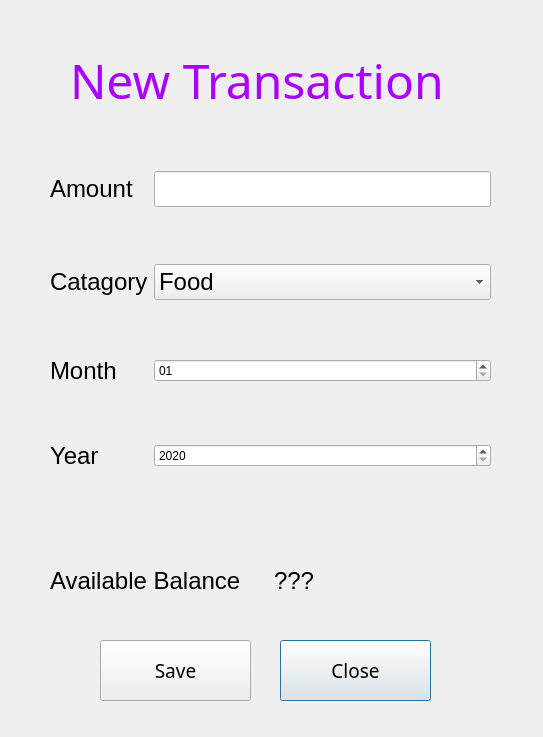
<?xml version="1.0" encoding="UTF-8"?>
<ui version="4.0">
 <class>AddTransaction</class>
 <widget class="QDialog" name="AddTransaction">
  <property name="geometry">
   <rect>
    <x>0</x>
    <y>0</y>
    <width>543</width>
    <height>737</height>
   </rect>
  </property>
  <property name="windowTitle">
   <string>Dialog</string>
  </property>
  <widget class="QPushButton" name="btnCloseTransaction">
   <property name="geometry">
    <rect>
     <x>280</x>
     <y>640</y>
     <width>151</width>
     <height>61</height>
    </rect>
   </property>
   <property name="font">
    <font>
     <family>Nirmala UI Semilight</family>
     <pointsize>14</pointsize>
    </font>
   </property>
   <property name="text">
    <string>Close</string>
   </property>
  </widget>
  <widget class="QWidget" name="layoutWidget">
   <property name="geometry">
    <rect>
     <x>50</x>
     <y>120</y>
     <width>441</width>
     <height>401</height>
    </rect>
   </property>
   <layout class="QGridLayout" name="gridLayoutTransaction">
    <item row="0" column="1">
     <widget class="QLineEdit" name="txtAmountTransaction">
      <property name="font">
       <font>
        <pointsize>18</pointsize>
       </font>
      </property>
      <property name="maxLength">
       <number>20</number>
      </property>
     </widget>
    </item>
    <item row="1" column="1">
     <widget class="QComboBox" name="cmbboxCatagory">
      <property name="font">
       <font>
        <pointsize>18</pointsize>
       </font>
      </property>
      <property name="maxCount">
       <number>50</number>
      </property>
      <item>
       <property name="text">
        <string>Food</string>
       </property>
      </item>
      <item>
       <property name="text">
        <string>Transport</string>
       </property>
      </item>
      <item>
       <property name="text">
        <string>Entertainment</string>
       </property>
      </item>
      <item>
       <property name="text">
        <string>Shopping</string>
       </property>
      </item>
      <item>
       <property name="text">
        <string>Education</string>
       </property>
      </item>
      <item>
       <property name="text">
        <string>Health</string>
       </property>
      </item>
      <item>
       <property name="text">
        <string>Other</string>
       </property>
      </item>
     </widget>
    </item>
    <item row="3" column="1">
     <widget class="QDateEdit" name="dateYearTransaction">
      <property name="styleSheet">
       <string notr="true">font: 18pt &quot;Segoe UI&quot;;</string>
      </property>
      <property name="dateTime">
       <datetime>
        <hour>0</hour>
        <minute>0</minute>
        <second>0</second>
        <year>2020</year>
        <month>1</month>
        <day>1</day>
       </datetime>
      </property>
      <property name="minimumDateTime">
       <datetime>
        <hour>0</hour>
        <minute>0</minute>
        <second>0</second>
        <year>2020</year>
        <month>1</month>
        <day>1</day>
       </datetime>
      </property>
      <property name="maximumDate">
       <date>
        <year>2100</year>
        <month>12</month>
        <day>31</day>
       </date>
      </property>
      <property name="minimumDate">
       <date>
        <year>2020</year>
        <month>1</month>
        <day>1</day>
       </date>
      </property>
      <property name="displayFormat">
       <string>yyyy</string>
      </property>
     </widget>
    </item>
    <item row="2" column="1">
     <widget class="QDateEdit" name="dateMonthTransaction">
      <property name="styleSheet">
       <string notr="true">font: 18pt &quot;Segoe UI&quot;;</string>
      </property>
      <property name="maximumDate">
       <date>
        <year>2100</year>
        <month>12</month>
        <day>31</day>
       </date>
      </property>
      <property name="minimumDate">
       <date>
        <year>2020</year>
        <month>1</month>
        <day>1</day>
       </date>
      </property>
      <property name="displayFormat">
       <string>MM</string>
      </property>
      <property name="calendarPopup">
       <bool>false</bool>
      </property>
     </widget>
    </item>
    <item row="3" column="0">
     <widget class="QLabel" name="lblYear">
      <property name="font">
       <font>
        <pointsize>18</pointsize>
       </font>
      </property>
      <property name="text">
       <string>Year</string>
      </property>
     </widget>
    </item>
    <item row="0" column="0">
     <widget class="QLabel" name="lblAmountTransaction">
      <property name="font">
       <font>
        <pointsize>18</pointsize>
       </font>
      </property>
      <property name="text">
       <string>Amount</string>
      </property>
     </widget>
    </item>
    <item row="1" column="0">
     <widget class="QLabel" name="lblCatagory">
      <property name="font">
       <font>
        <pointsize>18</pointsize>
       </font>
      </property>
      <property name="text">
       <string>Catagory</string>
      </property>
     </widget>
    </item>
    <item row="2" column="0">
     <widget class="QLabel" name="lblMonth">
      <property name="font">
       <font>
        <pointsize>18</pointsize>
       </font>
      </property>
      <property name="text">
       <string>Month</string>
      </property>
     </widget>
    </item>
   </layout>
  </widget>
  <widget class="QLabel" name="lblNewTransaction">
   <property name="geometry">
    <rect>
     <x>70</x>
     <y>40</y>
     <width>401</width>
     <height>81</height>
    </rect>
   </property>
   <property name="font">
    <font>
     <family>MV Boli</family>
     <pointsize>36</pointsize>
     <italic>false</italic>
     <bold>false</bold>
    </font>
   </property>
   <property name="styleSheet">
    <string notr="true">
font: 36pt &quot;MV Boli&quot;;
color:rgb(170, 0, 255)

</string>
   </property>
   <property name="text">
    <string>New Transaction </string>
   </property>
  </widget>
  <widget class="QPushButton" name="btnSaveTransaction">
   <property name="geometry">
    <rect>
     <x>100</x>
     <y>640</y>
     <width>151</width>
     <height>61</height>
    </rect>
   </property>
   <property name="font">
    <font>
     <family>Nirmala UI Semilight</family>
     <pointsize>14</pointsize>
    </font>
   </property>
   <property name="text">
    <string>Save</string>
   </property>
  </widget>
  <widget class="QWidget" name="layoutWidget">
   <property name="geometry">
    <rect>
     <x>50</x>
     <y>550</y>
     <width>441</width>
     <height>61</height>
    </rect>
   </property>
   <layout class="QGridLayout" name="gridLayout">
    <item row="0" column="0">
     <widget class="QLabel" name="lblTotalAmountBudgetHave">
      <property name="font">
       <font>
        <pointsize>18</pointsize>
       </font>
      </property>
      <property name="text">
       <string>Available Balance</string>
      </property>
     </widget>
    </item>
    <item row="0" column="1">
     <widget class="QLabel" name="lblTotalAmountBudget">
      <property name="font">
       <font>
        <pointsize>18</pointsize>
       </font>
      </property>
      <property name="text">
       <string>???</string>
      </property>
     </widget>
    </item>
   </layout>
  </widget>
 </widget>
 <resources/>
 <connections/>
</ui>
